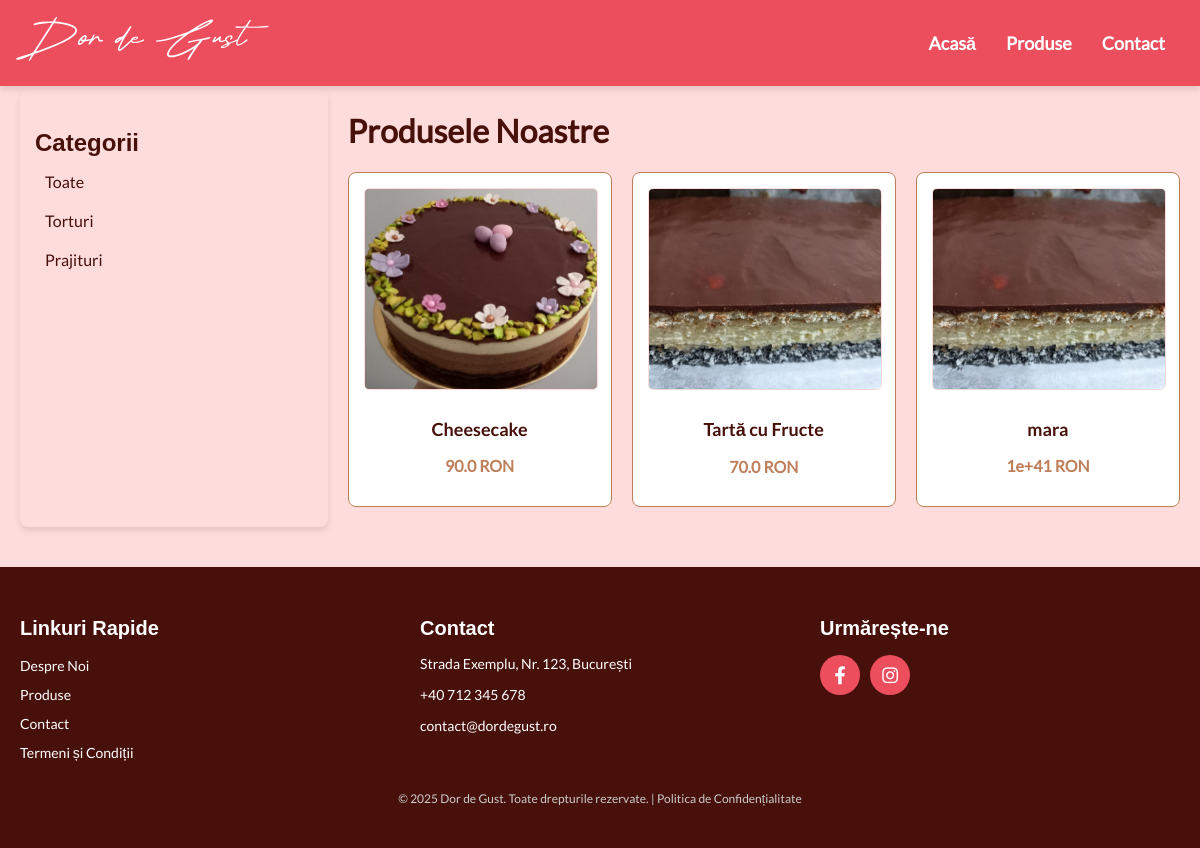
The app's page /products?category=Prajituri with its own data.
### tables this page shows
CREATE TABLE "produse" (
	"id"	INTEGER,
	"nume"	TEXT NOT NULL,
	"descriere"	TEXT NOT NULL,
	"pret"	REAL NOT NULL,
	"imagine"	TEXT NOT NULL,
	"categorie"	TEXT,
	"ingrediente"	TEXT,
	PRIMARY KEY("id" AUTOINCREMENT)
);

### app.py (the view)
@app.route('/products')
def products():
    category = request.args.get('category')
    search = request.args.get('search')
    query = 'SELECT * FROM produse WHERE 1=1'
    params = []
    if category:
        query += ' AND categorie = ?'
        params.append(category)
    if search:
        query += ' AND nume LIKE ?'
        params.append(f'%{search}%')
    conn = get_db_connection()
    categories = conn.execute('SELECT DISTINCT categorie FROM produse').fetchall()
    produse = conn.execute(query, params).fetchall()
    conn.close()
    return render_template('products.html', produse=produse, categories=categories)

### app.py (called while the page is built)
def get_db_connection():
    conn = sqlite3.connect(DATABASE)
    conn.row_factory = sqlite3.Row
    return conn

### templates/products.html (shortened to what this page needs)
<!DOCTYPE html>
<html lang="ro">
<head>
    <link rel="stylesheet" href="/static/css/styles.css">
    <link href="https://cdnjs.cloudflare.com/ajax/libs/font-awesome/6.0.0-beta3/css/all.min.css" rel="stylesheet">
</head>
<body>
    <header>
        <div class="logo"><a href="/">Dor de Gust</a></div>
        <nav>
            <ul>
                <li><a href="/">Acasă</a></li>
                <li><a href="/products">Produse</a></li>
                <li><a href="/contact">Contact</a></li>
            </ul>
        </nav>
    </header>
    <main class="products-page">
        <div class="sidebar">
            <h3>Categorii</h3>
            <ul class="category-list">
                <li><a href="/products">Toate</a></li>
                {% for category in categories %}
                <li><a href="/products?category={{ category['categorie'] }}">{{ category['categorie'] }}</a></li>
                {% endfor %}
            </ul>
        </div>
        <div class="products-container">
            <h1>Produsele Noastre</h1>
            <div class="product-grid">
                {% for produs in produse %}
                <div class="product-item">
                    <a href="/products/{{ produs['id'] }}">
                        <img src="{{ produs['imagine'] }}" alt="{{ produs['nume'] }}">
                        <h3>{{ produs['nume'] }}</h3>
                        <p>{{ produs['pret'] }} RON</p>
                    </a>
                </div>
                {% endfor %}
            </div>
        </div>
    </main>
    <footer>
        <div class="footer-container">
            <div class="footer-nav">
                <h3>Linkuri Rapide</h3>
                <ul>
                    <li><a href="#about">Despre Noi</a></li>
                    <li><a href="/products">Produse</a></li>
                    <li><a href="#contact">Contact</a></li>
                    <li><a href="/termeni-si-conditii">Termeni și Condiții</a></li>
                </ul>
            </div>
            <div class="footer-contact">
                <h3>Contact</h3>
                <p>Strada Exemplu, Nr. 123, București</p>
                <p><a href="tel:+40712345678">+40 712 345 678</a></p>
                <p><a href="mailto:contact@dordegust.ro">contact@dordegust.ro</a></p>
            </div>
            <div class="social-icons">
                <h3>Urmărește-ne</h3>
                <div class="icons-container">
                <a href="https://facebook.com" target="_blank" class="circle-icon"><i class="fab fa-facebook-f"></i></a>
                <a href="https://instagram.com" target="_blank" class="circle-icon"><i class="fab fa-instagram"></i></a>
</div>
            </div>
        </div>
        <p class="footer-copyright">
            &copy; 2025 Dor de Gust. Toate drepturile rezervate. |
            <a href="/politica-confidentialitate">Politica de Confidențialitate</a>
        </p>
    </footer>
</body>
</html>

### static/css/styles.css (style rules this page uses)
:root { --roz-glazurat: #FEDCDB; --miere: #F2AF5E; --inghetata-capsuni: #EC4E5D; --caramel: #BF7F5B; --ciocolata-neagra: #47100B; }
body { margin: 0; padding: 0; font-family: 'Lato', Arial, sans-serif; background-color: var(--roz-glazurat); color: var(--ciocolata-neagra); }
header { position: fixed; top: 0; left: 0; width: 100%; background-color: var(--inghetata-capsuni); color: var(--ciocolata-neagra); padding: 15px 20px; display: flex; justify-content: space-between; align-items: center; box-shadow: 0 4px 6px rgba(0, 0, 0, 0.1); z-index: 1000; box-sizing: border-box; }
.logo a { font-family: 'The Signature'; font-size: 55px; color: white; text-decoration: none; }
nav ul { list-style: none; margin: 0; padding: 0; display: flex; }
nav ul li { margin: 0 15px; }
nav ul li a { text-decoration: none; color: white; font-weight: bold; font-size: 18px; transition: color 0.3s; }
main { padding: 20px; margin-top: 70px; }
.product-grid { display: grid; grid-template-columns: repeat(auto-fit, minmax(250px, 1fr)); gap: 20px; margin: 20px auto; max-width: 1200px; }
.product-item { background-color: white; border: 1px solid var(--caramel); border-radius: 8px; padding: 15px; text-align: center; transition: transform 0.3s, box-shadow 0.3s; }
.product-item img { max-height: 200px; object-fit: cover; border-radius: 5px; }
.product-item h3 { font-family: 'Lato Bold', Arial, sans-serif; font-size: 18px; color: var(--ciocolata-neagra); margin: 10px 0; }
.product-item a { text-decoration: none; font-family: 'Lato', Arial, sans-serif; color: var(--inghetata-capsuni); font-weight: bold; }
.products-page { display: flex; gap: 20px; margin: 20px auto; max-width: 1200px; }
.sidebar { width: 25%; background-color: var(--roz-glazurat); padding: 15px; border-radius: 8px; box-shadow: 0 4px 6px rgba(0, 0, 0, 0.1); }
.sidebar h3 { font-family: 'Pattaya', Arial, sans-serif; font-size: 24px; color: var(--ciocolata-neagra); margin-bottom: 10px; }
.category-list { list-style: none; padding: 0; margin: 0; }
.category-list li { margin-bottom: 10px; }
.category-list li a { text-decoration: none; color: var(--ciocolata-neagra); font-family: 'Lato', Arial, sans-serif; font-size: 16px; padding: 5px 10px; border-radius: 5px; display: block; transition: background-color 0.3s, color 0.3s; }
.products-container { width: 75%; }
.product-grid { display: grid; grid-template-columns: repeat(auto-fit, minmax(250px, 1fr)); gap: 20px; }
.product-item img { width: 100%; max-height: 200px; object-fit: cover; border-radius: 5px; }
.product-item p { font-family: 'Lato', Arial, sans-serif; font-size: 16px; color: var(--caramel); margin-bottom: 10px; }
footer { background-color: var(--ciocolata-neagra); color: white; padding: 30px 20px; font-family: 'Lato', Arial, sans-serif; }
.footer-container { display: flex; flex-wrap: wrap; gap: 40px; justify-content: space-between; max-width: 1200px; margin: 0 auto; }
.footer-nav, .footer-contact, .social-icons { flex: 1 1 30%; }
.footer-nav h3, .footer-contact h3, .social-icons h3 { font-family: 'Pattaya', Arial, sans-serif; font-size: 20px; margin-bottom: 15px; }
.footer-nav ul { list-style: none; padding: 0; margin: 0; }
.footer-nav ul li { margin-bottom: 10px; }
.footer-nav ul li a { color: white; text-decoration: none; font-size: 14px; }
.footer-contact p, .footer-contact a { font-size: 14px; color: white; text-decoration: none; }
.circle-icon { display: inline-flex; align-items: center; justify-content: center; width: 40px; height: 40px; border-radius: 50%; background-color: var(--inghetata-capsuni); color: white; font-size: 18px; text-decoration: none; transition: background-color 0.3s ease, transform 0.3s ease; gap: 25px; }
.icons-container { gap: 10px; display: flex; }
.circle-icon i { margin: 0; }
.footer-copyright { text-align: center; margin-top: 20px; font-size: 12px; color: #ccc; }
.footer-copyright a { color: #ccc; text-decoration: none; }

### records on screen
produse: imagine (picture), nume "Cheesecake", pret "90.0"
produse: imagine (picture), nume "Tartă cu Fructe", pret "70.0"
produse: imagine (picture), nume "mara", pret "1e+41"

### other values on screen
{{ category['categorie'] }} "Torturi" "Prajituri"
